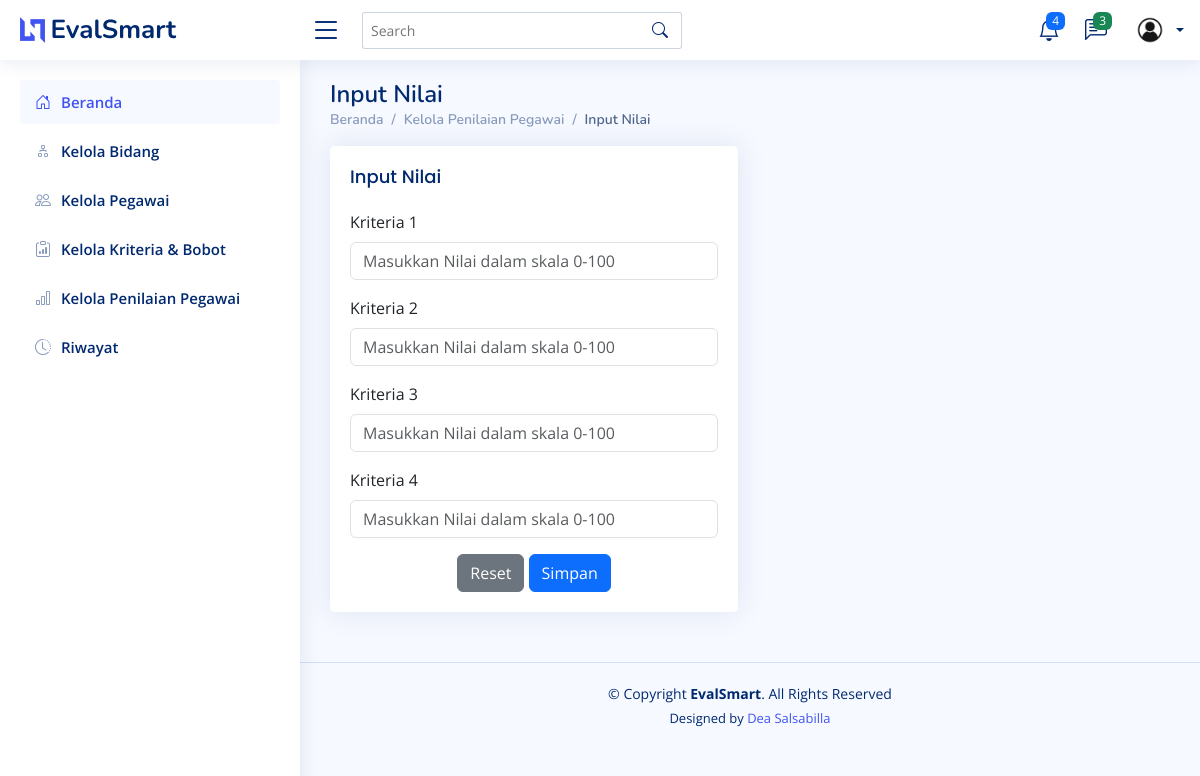
Before: /penilaian/input-nilai/3/ with the older database file.
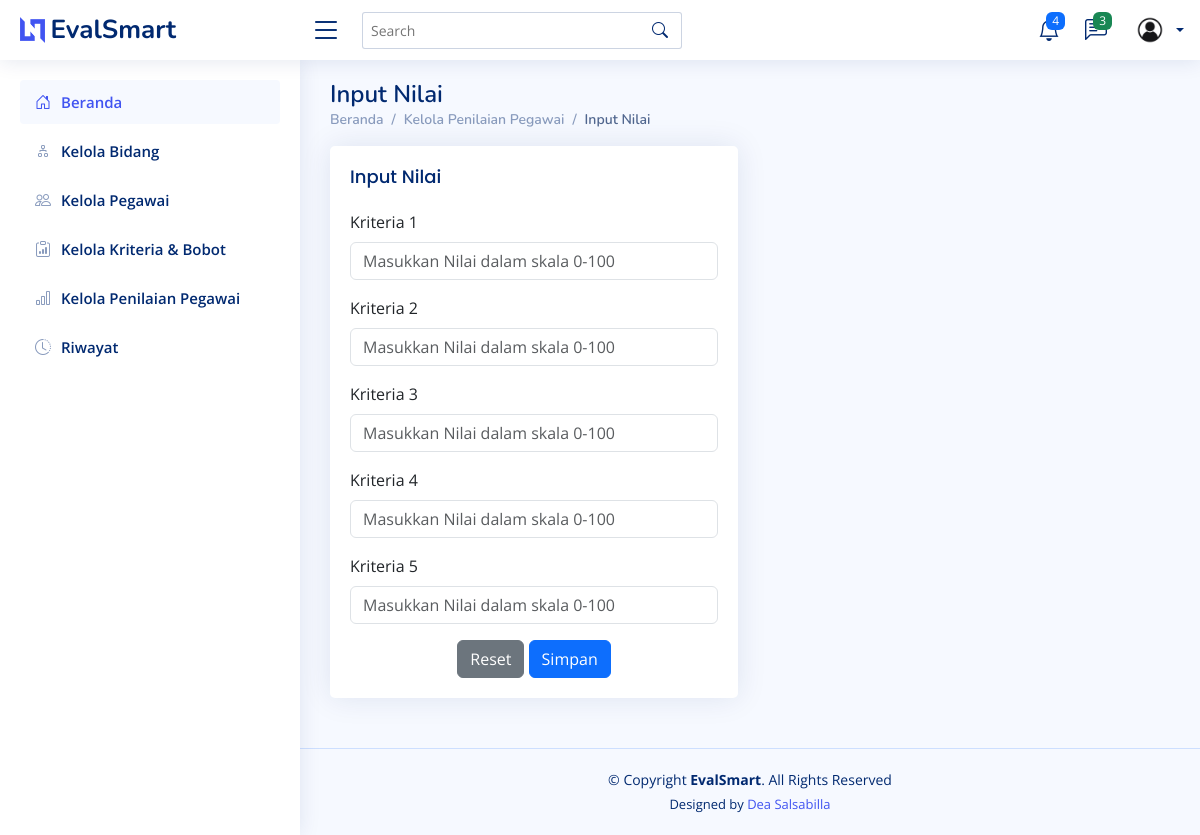
After: the same page with the newer database file.
### testing/models.py (models this page shows, shortened)
class Kriteria(models.Model):
    TIPE_CHOICES = [
        ('benefit', 'Benefit'),
        ('cost', 'Cost'),
    ]
    id = models.AutoField(primary_key=True)  # ID otomatis
    nama = models.CharField(max_length=100)  # Nama kriteria
    bobot = models.FloatField(default=0, null=False, blank=False)  # Bobot, default 0
    tipe = models.CharField(max_length=10, choices=TIPE_CHOICES, default='benefit')  # Tipe kriteria (Benefit/Cost)
    class Meta:
        verbose_name_plural = "Kriteria"
        ordering = ['nama']  # Urutkan berdasarkan nama secara default

### testing/views.py (the view, shortened to what this page needs)
# urls.py: path("penilaian/input-nilai/<int:id>/", views.input_nilai, name="input_nilai"),
def input_nilai(request, id):
    penilaian = get_object_or_404(Penilaian, id=id)  # Ambil data Penilaian berdasarkan ID
    kriteria_list = Kriteria.objects.all()          # Ambil semua kriteria
    context = {
        'penilaian': penilaian,
        'kriteria_list': kriteria_list,
    }
    return render(request, 'input_nilai.html', context)

### testing/templates/input_nilai.html (shortened to what this page needs)
<!DOCTYPE html>
<html lang="en">
  <head>
    {% load static %}
    <link href="{% static 'assets/vendor/bootstrap/css/bootstrap.min.css' %}" rel="stylesheet" />
    <link href="{% static 'assets/vendor/bootstrap-icons/bootstrap-icons.css' %}" rel="stylesheet" />
    <link href="{% static 'assets/vendor/boxicons/css/boxicons.min.css' %}" rel="stylesheet" />
    <link href="{% static 'assets/vendor/quill/quill.snow.css' %}" rel="stylesheet" />
    <link href="{% static 'assets/vendor/quill/quill.bubble.css' %}" rel="stylesheet" />
    <link href="{% static 'assets/vendor/remixicon/remixicon.css' %}" rel="stylesheet" />
    <link href="{% static 'assets/vendor/simple-datatables/style.css' %}" rel="stylesheet" />
    <link href="{% static 'assets/css/style.css' %}" rel="stylesheet" />
  </head>
  <body>
    {% include 'partials/header.html' %}
    {% include 'partials/sidebar.html' %}
    <main id="main" class="main">
      <div class="pagetitle">
        <h1>Input Nilai</h1>
        <nav>
          <ol class="breadcrumb">
            <li class="breadcrumb-item">
              <a href="{% url 'home' %}">Beranda</a>
            </li>
            <li class="breadcrumb-item">Kelola Penilaian Pegawai</li>
            <li class="breadcrumb-item active">Input Nilai</li>
          </ol>
        </nav>
      </div>
      <section class="section">
        <div class="row">
          <div class="col-lg-6">
            <div class="card">
              <div class="card-body">
                <h5 class="card-title">Input Nilai</h5>
                <form class="row g-3" method="post">
                    {% for kriteria in kriteria_list %}
                    <div class="col-12">
                        <label for="{{ kriteria.nama }}" class="form-label">{{ kriteria.nama }}</label>
                        <input type="number" class="form-control" id="{{ kriteria.nama }}" name="{{ kriteria.nama }}"
                               placeholder="Masukkan Nilai dalam skala 0-100" />
                    </div>
                    {% endfor %}
                    <div class="text-center">
                        <button type="reset" class="btn btn-secondary">Reset</button>
                        <button type="submit" class="btn btn-primary">Simpan</button>
                    </div>
                </form>
              </div>
            </div>
          </div>
        </div>
      </section>
    </main>
    {% include 'partials/footer.html' %}
  </body>
</html>

Changed rows visible on the page:
added Kriteria: nama "Kriteria 5"
